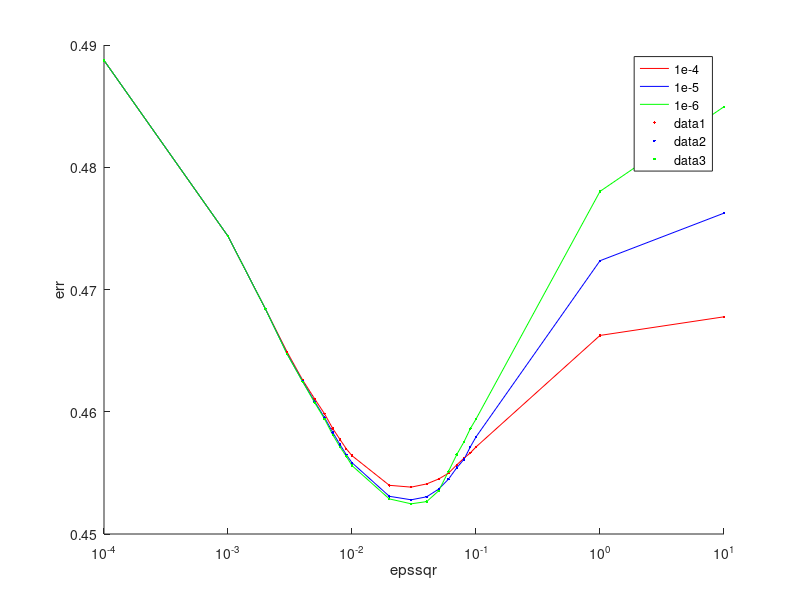

Here is the MATLAB script that generated this plot:
% qe5, normgp
data = ...
[ ...
0.0001,0.001,0.002,0.003,0.004,0.005,0.006,0.007,0.008,0.009,0.01,0.02,0.03,0.04,0.05,0.06,0.07,0.08,0.09,0.1,1,10;...
0.488743,0.474353,0.468427,0.464882,0.46259,0.461054,0.459839,0.458619,0.457734,0.456962,0.456406,0.453983,0.453834,0.454096,0.454501,0.454971,0.455661,0.456196,0.456638,0.45712,0.466243,0.467766;...
0.488742,0.474362,0.468425,0.464732,0.462488,0.460829,0.459531,0.458305,0.457314,0.456482,0.45583,0.453084,0.452798,0.453042,0.453673,0.454485,0.455424,0.456106,0.457126,0.457941,0.472354,0.476246;...
0.488742,0.474356,0.46842,0.464704,0.462456,0.460747,0.459416,0.458105,0.457125,0.456348,0.455595,0.452871,0.452469,0.452651,0.453531,0.455121,0.456505,0.457538,0.458618,0.4594,0.478026,0.484952;...
];

figure
hold on
plot(data(1,:),data(2,:),'r')
plot(data(1,:),data(3,:),'b')
plot(data(1,:),data(4,:),'g')

legend('1e-4','1e-5','1e-6')

plot(data(1,:),data(2,:),'r.')
plot(data(1,:),data(3,:),'b.')
plot(data(1,:),data(4,:),'g.')

xlabel('epssqr')
ylabel('err')
set(gca,'Xscale','log')
hold off
